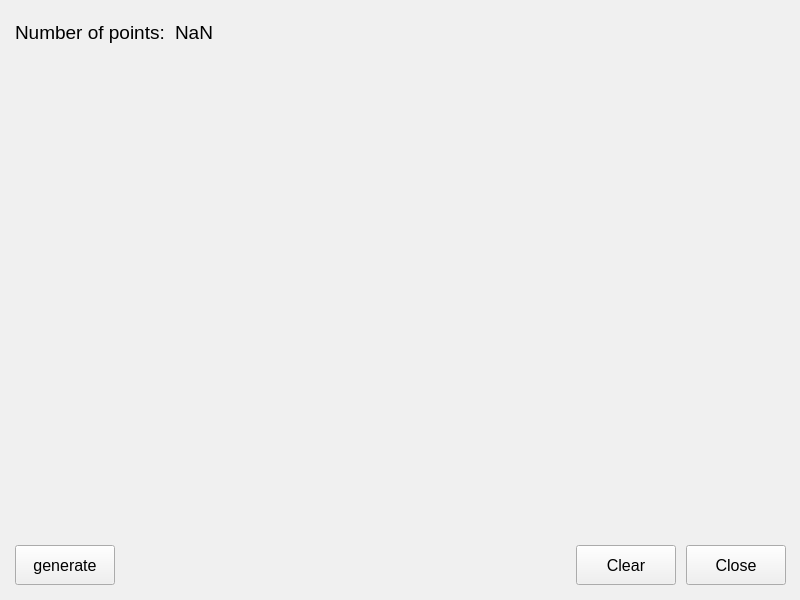
<?xml version="1.0" encoding="UTF-8"?>
<ui version="4.0">
 <class>Okno</class>
 <widget class="QWidget" name="Okno">
  <property name="windowModality">
   <enum>Qt::NonModal</enum>
  </property>
  <property name="enabled">
   <bool>true</bool>
  </property>
  <property name="geometry">
   <rect>
    <x>0</x>
    <y>0</y>
    <width>800</width>
    <height>600</height>
   </rect>
  </property>
  <property name="sizePolicy">
   <sizepolicy hsizetype="Preferred" vsizetype="Preferred">
    <horstretch>0</horstretch>
    <verstretch>0</verstretch>
   </sizepolicy>
  </property>
  <property name="minimumSize">
   <size>
    <width>400</width>
    <height>300</height>
   </size>
  </property>
  <property name="maximumSize">
   <size>
    <width>1600</width>
    <height>1200</height>
   </size>
  </property>
  <property name="sizeIncrement">
   <size>
    <width>0</width>
    <height>0</height>
   </size>
  </property>
  <property name="baseSize">
   <size>
    <width>0</width>
    <height>0</height>
   </size>
  </property>
  <property name="palette">
   <palette>
    <active>
     <colorrole role="WindowText">
      <brush brushstyle="SolidPattern">
       <color alpha="255">
        <red>200</red>
        <green>200</green>
        <blue>200</blue>
       </color>
      </brush>
     </colorrole>
     <colorrole role="Button">
      <brush brushstyle="SolidPattern">
       <color alpha="255">
        <red>45</red>
        <green>45</green>
        <blue>45</blue>
       </color>
      </brush>
     </colorrole>
     <colorrole role="Text">
      <brush brushstyle="SolidPattern">
       <color alpha="255">
        <red>163</red>
        <green>163</green>
        <blue>163</blue>
       </color>
      </brush>
     </colorrole>
     <colorrole role="ButtonText">
      <brush brushstyle="SolidPattern">
       <color alpha="255">
        <red>17</red>
        <green>17</green>
        <blue>17</blue>
       </color>
      </brush>
     </colorrole>
     <colorrole role="Window">
      <brush brushstyle="SolidPattern">
       <color alpha="255">
        <red>45</red>
        <green>45</green>
        <blue>45</blue>
       </color>
      </brush>
     </colorrole>
    </active>
    <inactive>
     <colorrole role="WindowText">
      <brush brushstyle="SolidPattern">
       <color alpha="255">
        <red>0</red>
        <green>0</green>
        <blue>0</blue>
       </color>
      </brush>
     </colorrole>
     <colorrole role="Button">
      <brush brushstyle="SolidPattern">
       <color alpha="255">
        <red>240</red>
        <green>240</green>
        <blue>240</blue>
       </color>
      </brush>
     </colorrole>
     <colorrole role="Text">
      <brush brushstyle="SolidPattern">
       <color alpha="255">
        <red>0</red>
        <green>0</green>
        <blue>0</blue>
       </color>
      </brush>
     </colorrole>
     <colorrole role="ButtonText">
      <brush brushstyle="SolidPattern">
       <color alpha="255">
        <red>0</red>
        <green>0</green>
        <blue>0</blue>
       </color>
      </brush>
     </colorrole>
     <colorrole role="Window">
      <brush brushstyle="SolidPattern">
       <color alpha="255">
        <red>240</red>
        <green>240</green>
        <blue>240</blue>
       </color>
      </brush>
     </colorrole>
    </inactive>
    <disabled>
     <colorrole role="WindowText">
      <brush brushstyle="SolidPattern">
       <color alpha="255">
        <red>120</red>
        <green>120</green>
        <blue>120</blue>
       </color>
      </brush>
     </colorrole>
     <colorrole role="Button">
      <brush brushstyle="SolidPattern">
       <color alpha="255">
        <red>45</red>
        <green>45</green>
        <blue>45</blue>
       </color>
      </brush>
     </colorrole>
     <colorrole role="Text">
      <brush brushstyle="SolidPattern">
       <color alpha="255">
        <red>120</red>
        <green>120</green>
        <blue>120</blue>
       </color>
      </brush>
     </colorrole>
     <colorrole role="ButtonText">
      <brush brushstyle="SolidPattern">
       <color alpha="255">
        <red>120</red>
        <green>120</green>
        <blue>120</blue>
       </color>
      </brush>
     </colorrole>
     <colorrole role="Window">
      <brush brushstyle="SolidPattern">
       <color alpha="255">
        <red>45</red>
        <green>45</green>
        <blue>45</blue>
       </color>
      </brush>
     </colorrole>
    </disabled>
   </palette>
  </property>
  <property name="mouseTracking">
   <bool>true</bool>
  </property>
  <property name="windowTitle">
   <string>Okno</string>
  </property>
  <property name="autoFillBackground">
   <bool>false</bool>
  </property>
  <widget class="QWidget" name="">
   <property name="geometry">
    <rect>
     <x>5</x>
     <y>4</y>
     <width>791</width>
     <height>591</height>
    </rect>
   </property>
   <layout class="QVBoxLayout" name="verticalLayout" stretch="1,10,1">
    <property name="leftMargin">
     <number>5</number>
    </property>
    <property name="topMargin">
     <number>5</number>
    </property>
    <property name="rightMargin">
     <number>5</number>
    </property>
    <property name="bottomMargin">
     <number>5</number>
    </property>
    <item>
     <layout class="QHBoxLayout" name="top_bar_layout" stretch="1,6">
      <property name="spacing">
       <number>10</number>
      </property>
      <property name="leftMargin">
       <number>5</number>
      </property>
      <property name="topMargin">
       <number>5</number>
      </property>
      <property name="rightMargin">
       <number>5</number>
      </property>
      <property name="bottomMargin">
       <number>5</number>
      </property>
      <item>
       <widget class="QLabel" name="label">
        <property name="font">
         <font>
          <pointsize>14</pointsize>
         </font>
        </property>
        <property name="text">
         <string>Number of points:</string>
        </property>
       </widget>
      </item>
      <item>
       <widget class="QLabel" name="points_count_label">
        <property name="font">
         <font>
          <pointsize>14</pointsize>
          <bold>false</bold>
         </font>
        </property>
        <property name="text">
         <string>NaN</string>
        </property>
       </widget>
      </item>
     </layout>
    </item>
    <item>
     <widget class="QWidget" name="displayFrame" native="true">
      <property name="enabled">
       <bool>true</bool>
      </property>
      <property name="sizePolicy">
       <sizepolicy hsizetype="Preferred" vsizetype="Preferred">
        <horstretch>0</horstretch>
        <verstretch>0</verstretch>
       </sizepolicy>
      </property>
      <property name="minimumSize">
       <size>
        <width>400</width>
        <height>300</height>
       </size>
      </property>
      <property name="maximumSize">
       <size>
        <width>1600</width>
        <height>1200</height>
       </size>
      </property>
      <property name="sizeIncrement">
       <size>
        <width>0</width>
        <height>0</height>
       </size>
      </property>
      <property name="baseSize">
       <size>
        <width>0</width>
        <height>0</height>
       </size>
      </property>
      <property name="palette">
       <palette>
        <active>
         <colorrole role="Window">
          <brush brushstyle="SolidPattern">
           <color alpha="20">
            <red>0</red>
            <green>0</green>
            <blue>0</blue>
           </color>
          </brush>
         </colorrole>
        </active>
        <inactive>
         <colorrole role="Window">
          <brush brushstyle="SolidPattern">
           <color alpha="255">
            <red>240</red>
            <green>240</green>
            <blue>240</blue>
           </color>
          </brush>
         </colorrole>
        </inactive>
        <disabled>
         <colorrole role="Window">
          <brush brushstyle="SolidPattern">
           <color alpha="20">
            <red>0</red>
            <green>0</green>
            <blue>0</blue>
           </color>
          </brush>
         </colorrole>
        </disabled>
       </palette>
      </property>
      <property name="autoFillBackground">
       <bool>true</bool>
      </property>
     </widget>
    </item>
    <item>
     <layout class="QHBoxLayout" name="foot_layout" stretch="0,6,1">
      <property name="spacing">
       <number>10</number>
      </property>
      <property name="leftMargin">
       <number>5</number>
      </property>
      <property name="topMargin">
       <number>5</number>
      </property>
      <property name="rightMargin">
       <number>5</number>
      </property>
      <property name="bottomMargin">
       <number>5</number>
      </property>
      <item>
       <widget class="QPushButton" name="generateButton">
        <property name="minimumSize">
         <size>
          <width>100</width>
          <height>40</height>
         </size>
        </property>
        <property name="maximumSize">
         <size>
          <width>120</width>
          <height>40</height>
         </size>
        </property>
        <property name="font">
         <font>
          <pointsize>12</pointsize>
         </font>
        </property>
        <property name="text">
         <string>generate</string>
        </property>
       </widget>
      </item>
      <item alignment="Qt::AlignRight">
       <widget class="QPushButton" name="clearButton">
        <property name="sizePolicy">
         <sizepolicy hsizetype="Minimum" vsizetype="Preferred">
          <horstretch>0</horstretch>
          <verstretch>0</verstretch>
         </sizepolicy>
        </property>
        <property name="minimumSize">
         <size>
          <width>100</width>
          <height>40</height>
         </size>
        </property>
        <property name="maximumSize">
         <size>
          <width>120</width>
          <height>40</height>
         </size>
        </property>
        <property name="palette">
         <palette>
          <active>
           <colorrole role="Light">
            <brush brushstyle="SolidPattern">
             <color alpha="255">
              <red>255</red>
              <green>255</green>
              <blue>255</blue>
             </color>
            </brush>
           </colorrole>
           <colorrole role="Base">
            <brush brushstyle="SolidPattern">
             <color alpha="255">
              <red>255</red>
              <green>255</green>
              <blue>255</blue>
             </color>
            </brush>
           </colorrole>
          </active>
          <inactive>
           <colorrole role="Light">
            <brush brushstyle="SolidPattern">
             <color alpha="255">
              <red>255</red>
              <green>255</green>
              <blue>255</blue>
             </color>
            </brush>
           </colorrole>
           <colorrole role="Base">
            <brush brushstyle="SolidPattern">
             <color alpha="255">
              <red>255</red>
              <green>255</green>
              <blue>255</blue>
             </color>
            </brush>
           </colorrole>
          </inactive>
          <disabled>
           <colorrole role="Light">
            <brush brushstyle="SolidPattern">
             <color alpha="255">
              <red>255</red>
              <green>255</green>
              <blue>255</blue>
             </color>
            </brush>
           </colorrole>
           <colorrole role="Base">
            <brush brushstyle="SolidPattern">
             <color alpha="255">
              <red>240</red>
              <green>240</green>
              <blue>240</blue>
             </color>
            </brush>
           </colorrole>
          </disabled>
         </palette>
        </property>
        <property name="font">
         <font>
          <pointsize>12</pointsize>
          <bold>false</bold>
         </font>
        </property>
        <property name="autoFillBackground">
         <bool>false</bool>
        </property>
        <property name="text">
         <string>Clear</string>
        </property>
       </widget>
      </item>
      <item alignment="Qt::AlignRight">
       <widget class="QPushButton" name="closeButton">
        <property name="sizePolicy">
         <sizepolicy hsizetype="Minimum" vsizetype="Preferred">
          <horstretch>0</horstretch>
          <verstretch>0</verstretch>
         </sizepolicy>
        </property>
        <property name="minimumSize">
         <size>
          <width>100</width>
          <height>40</height>
         </size>
        </property>
        <property name="maximumSize">
         <size>
          <width>150</width>
          <height>40</height>
         </size>
        </property>
        <property name="font">
         <font>
          <pointsize>12</pointsize>
          <bold>false</bold>
         </font>
        </property>
        <property name="text">
         <string>Close</string>
        </property>
       </widget>
      </item>
     </layout>
    </item>
   </layout>
  </widget>
 </widget>
 <resources/>
 <connections/>
</ui>
